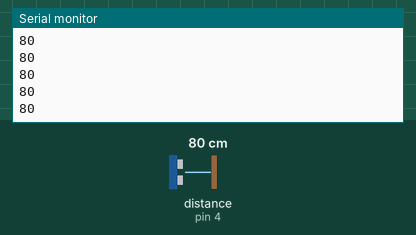
Recording of a sketch running on a simulated Arduino Uno, built with avr-gcc and run on an emulated ATmega328P. Parts: the last lines printed to the serial monitor. Wiring (inferred from the names in the program): ultrasonic range finder: trigger pin 5; echo pin 4. The inputs (shaded band) are chosen by the test bench; at power-on: distance to the obstacle (sensor on pin 4) 80 cm. The echo pulse lasts 58.3 µs per cm.

Above: at 1.2 s.
1.3 s: distance to the obstacle (sensor on pin 4) set to 2 cm
At 1.34 s:
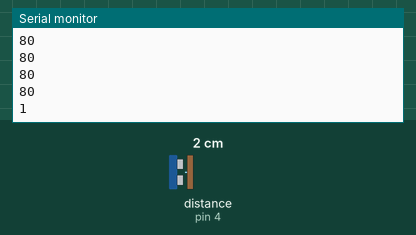
2.8 s: distance to the obstacle (sensor on pin 4) set to 4 cm
At 2.81 s:
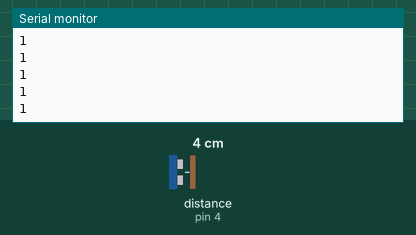
Timing chart, 0 to 5.8 s (numbered marks = the images above; inputs shaded):
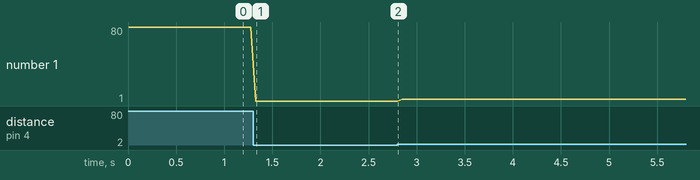

The sketch:

SRF05-yuan.ino
```cpp
#define cm195   12401;
#define cm240   12600;
#define cm5   200006;
#define cm50 20100;
#define cm100 221636;
#define cm150 11328;
#define cm200 12422;
    int inputPin=4;  // define ultrasonic signal receiver pin  ECHO to D4
      int outputPin=5; // define ultrasonic signal transmitter pin  TRIG to D5
      String Sdata;
      unsigned long ldata;
      void setup()
      {
        Serial.begin(9600);
        pinMode(inputPin, INPUT);
        pinMode(outputPin, OUTPUT);
        ldata=200001;
       }
     void loop()
    {
      digitalWrite(outputPin, LOW);
        delayMicroseconds(2);
        digitalWrite(outputPin, HIGH); // Pulse for 10μs to trigger ultrasonic detection
        delayMicroseconds(10);
        digitalWrite(outputPin, LOW);
        int distance = pulseIn(inputPin, HIGH);  // Read receiver pulse time
        distance= distance/58;   // Transform pulse time to distance
        Serial.println(distance);   //Ourput distance
        delay(50);
       /* int i =1;
        while(i){
       // digitalWrite(outputPin, LOW);
        //delayMicroseconds(2);
        digitalWrite(outputPin, HIGH); //
        //delayMicroseconds(10);
        digitalWrite(outputPin, LOW);
        ///.delayMicroseconds(12);
        }*/
        /*int distance = pulseIn(inputPin, HIGH);
         if (distance){
             distance= distance/58;
             Serial.println(digitalRead(distance));
         }
    *//*while(Serial.available() >0){
        Sdata+=char(Serial.read());
        delay(4);
      }
      if (Sdata.length() >0){
        ldata=strtoul(Sdata.c_str(),NULL,10);
              Serial.println(ldata);
              Sdata="";
      }
         //digitalWrite(outputPin, LOW);
       digitalWrite(outputPin, HIGH);
      delayMicroseconds(ldata);
       digitalWrite(outputPin, LOW);
    // delayMicroseconds(2000);*/
     }
```

Measured:
- after the input at 1.3 s, the serial monitor: prints a new line at once (image 1)
- plotted number 1: 80 → 1 after the input at 1.3 s, 1 → 3 after the input at 2.8 s
